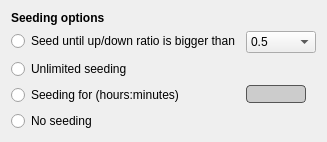
            <widget class="QWidget" name="settings_seeding_tab">
             <layout class="QFormLayout" name="formLayout">
              <property name="fieldGrowthPolicy">
               <enum>QFormLayout::ExpandingFieldsGrow</enum>
              </property>
              <property name="labelAlignment">
               <set>Qt::AlignLeading|Qt::AlignLeft|Qt::AlignTop</set>
              </property>
              <property name="formAlignment">
               <set>Qt::AlignLeading|Qt::AlignLeft|Qt::AlignTop</set>
              </property>
              <item row="0" column="0">
               <widget class="QLabel" name="tribler_profile_header_label">
                <property name="styleSheet">
                 <string notr="true">font-weight: bold;</string>
                </property>
                <property name="text">
                 <string>Seeding options</string>
                </property>
               </widget>
              </item>
              <item row="4" column="1">
               <widget class="QLineEdit" name="seeding_time_input">
                <property name="sizePolicy">
                 <sizepolicy hsizetype="Fixed" vsizetype="Fixed">
                  <horstretch>0</horstretch>
                  <verstretch>0</verstretch>
                 </sizepolicy>
                </property>
                <property name="minimumSize">
                 <size>
                  <width>60</width>
                  <height>0</height>
                 </size>
                </property>
                <property name="maximumSize">
                 <size>
                  <width>60</width>
                  <height>16777215</height>
                 </size>
                </property>
                <property name="styleSheet">
                 <string notr="true">border: 1px solid #555;
background-color: #ccc;
border-radius: 4px;</string>
                </property>
                <property name="text">
                 <string/>
                </property>
               </widget>
              </item>
              <item row="2" column="1">
               <widget class="QComboBox" name="seeding_ratio_combobox">
                <property name="sizePolicy">
                 <sizepolicy hsizetype="Fixed" vsizetype="Fixed">
                  <horstretch>0</horstretch>
                  <verstretch>0</verstretch>
                 </sizepolicy>
                </property>
                <property name="minimumSize">
                 <size>
                  <width>70</width>
                  <height>0</height>
                 </size>
                </property>
                <property name="maximumSize">
                 <size>
                  <width>70</width>
                  <height>16777215</height>
                 </size>
                </property>
                <item>
                 <property name="text">
                  <string>0.5</string>
                 </property>
                </item>
                <item>
                 <property name="text">
                  <string>0.75</string>
                 </property>
                </item>
                <item>
                 <property name="text">
                  <string>1.0</string>
                 </property>
                </item>
                <item>
                 <property name="text">
                  <string>1.5</string>
                 </property>
                </item>
                <item>
                 <property name="text">
                  <string>2.0</string>
                 </property>
                </item>
                <item>
                 <property name="text">
                  <string>3.0</string>
                 </property>
                </item>
                <item>
                 <property name="text">
                  <string>5.0</string>
                 </property>
                </item>
               </widget>
              </item>
              <item row="5" column="0">
               <widget class="QRadioButton" name="seeding_never_radio">
                <property name="styleSheet">
                 <string notr="true"/>
                </property>
                <property name="text">
                 <string>No seeding</string>
                </property>
               </widget>
              </item>
              <item row="4" column="0">
               <widget class="QRadioButton" name="seeding_time_radio">
                <property name="styleSheet">
                 <string notr="true"/>
                </property>
                <property name="text">
                 <string>Seeding for (hours:minutes)</string>
                </property>
               </widget>
              </item>
              <item row="3" column="0">
               <widget class="QRadioButton" name="seeding_forever_radio">
                <property name="styleSheet">
                 <string notr="true"/>
                </property>
                <property name="text">
                 <string>Unlimited seeding</string>
                </property>
               </widget>
              </item>
              <item row="2" column="0">
               <widget class="QRadioButton" name="seeding_ratio_radio">
                <property name="styleSheet">
                 <string notr="true"/>
                </property>
                <property name="text">
                 <string>Seed until up/down ratio is bigger than</string>
                </property>
               </widget>
              </item>
             </layout>
            </widget>
